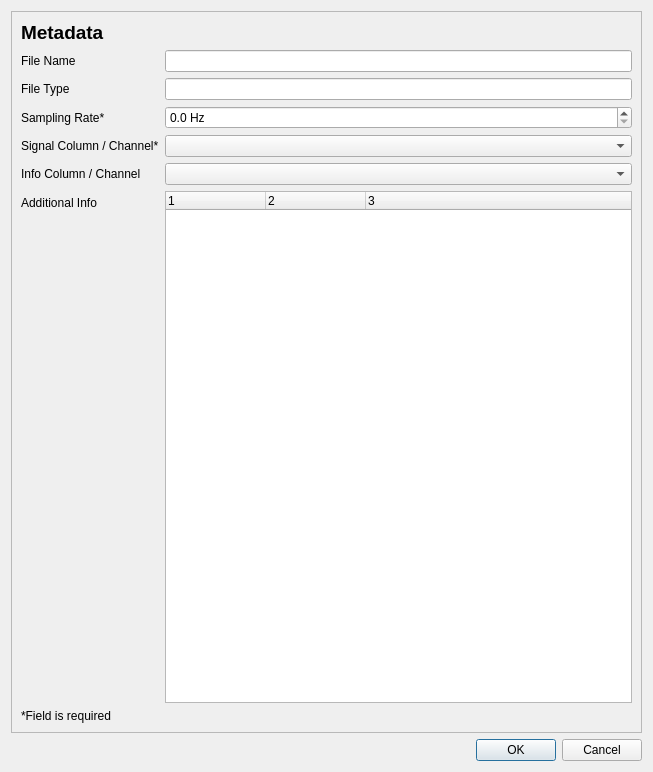
<?xml version="1.0" encoding="UTF-8"?>
<ui version="4.0">
 <class>MetadataDialog</class>
 <widget class="QDialog" name="MetadataDialog">
  <property name="geometry">
   <rect>
    <x>0</x>
    <y>0</y>
    <width>653</width>
    <height>772</height>
   </rect>
  </property>
  <property name="windowTitle">
   <string>Dialog</string>
  </property>
  <layout class="QGridLayout" name="gridLayout">
   <item row="0" column="0">
    <widget class="QScrollArea" name="scrollArea">
     <property name="widgetResizable">
      <bool>true</bool>
     </property>
     <widget class="QWidget" name="scrollAreaWidgetContents">
      <property name="geometry">
       <rect>
        <x>0</x>
        <y>0</y>
        <width>633</width>
        <height>722</height>
       </rect>
      </property>
      <layout class="QVBoxLayout" name="verticalLayout_2">
       <item>
        <layout class="QVBoxLayout" name="verticalLayout">
         <item>
          <widget class="QLabel" name="label">
           <property name="text">
            <string>&lt;html&gt;&lt;head/&gt;&lt;body&gt;&lt;p&gt;&lt;span style=&quot; font-size:14pt; font-weight:700;&quot;&gt;Metadata&lt;/span&gt;&lt;/p&gt;&lt;/body&gt;&lt;/html&gt;</string>
           </property>
          </widget>
         </item>
         <item>
          <layout class="QFormLayout" name="formLayout">
           <item row="0" column="0">
            <widget class="QLabel" name="label_2">
             <property name="text">
              <string>File Name</string>
             </property>
             <property name="buddy">
              <cstring>line_edit_file_name</cstring>
             </property>
            </widget>
           </item>
           <item row="0" column="1">
            <widget class="QLineEdit" name="line_edit_file_name">
             <property name="readOnly">
              <bool>true</bool>
             </property>
            </widget>
           </item>
           <item row="1" column="0">
            <widget class="QLabel" name="label_4">
             <property name="text">
              <string>File Type</string>
             </property>
             <property name="buddy">
              <cstring>line_edit_file_type</cstring>
             </property>
            </widget>
           </item>
           <item row="1" column="1">
            <widget class="QLineEdit" name="line_edit_file_type">
             <property name="readOnly">
              <bool>true</bool>
             </property>
            </widget>
           </item>
           <item row="2" column="0">
            <widget class="QLabel" name="label_3">
             <property name="text">
              <string>Sampling Rate*</string>
             </property>
             <property name="buddy">
              <cstring>dbl_spin_box_sampling_rate</cstring>
             </property>
            </widget>
           </item>
           <item row="2" column="1">
            <widget class="QDoubleSpinBox" name="dbl_spin_box_sampling_rate">
             <property name="suffix">
              <string> Hz</string>
             </property>
             <property name="decimals">
              <number>1</number>
             </property>
             <property name="maximum">
              <double>100000.000000000000000</double>
             </property>
            </widget>
           </item>
           <item row="3" column="0">
            <widget class="QLabel" name="label_5">
             <property name="text">
              <string>Signal Column / Channel*</string>
             </property>
             <property name="buddy">
              <cstring>combo_box_signal_column</cstring>
             </property>
            </widget>
           </item>
           <item row="3" column="1">
            <widget class="QComboBox" name="combo_box_signal_column"/>
           </item>
           <item row="4" column="0">
            <widget class="QLabel" name="label_6">
             <property name="text">
              <string>Info Column / Channel</string>
             </property>
             <property name="buddy">
              <cstring>combo_box_info_column</cstring>
             </property>
            </widget>
           </item>
           <item row="4" column="1">
            <widget class="QComboBox" name="combo_box_info_column">
             <property name="placeholderText">
              <string>None</string>
             </property>
            </widget>
           </item>
           <item row="5" column="0">
            <widget class="QLabel" name="label_7">
             <property name="text">
              <string>Additional Info</string>
             </property>
             <property name="buddy">
              <cstring>data_tree_widget_additional_info</cstring>
             </property>
            </widget>
           </item>
           <item row="5" column="1">
            <widget class="DataTreeWidget" name="data_tree_widget_additional_info">
             <property name="sizeAdjustPolicy">
              <enum>QAbstractScrollArea::AdjustToContentsOnFirstShow</enum>
             </property>
             <property name="editTriggers">
              <set>QAbstractItemView::NoEditTriggers</set>
             </property>
             <property name="showDropIndicator" stdset="0">
              <bool>false</bool>
             </property>
             <property name="columnCount">
              <number>3</number>
             </property>
             <column>
              <property name="text">
               <string notr="true">1</string>
              </property>
             </column>
             <column>
              <property name="text">
               <string notr="true">2</string>
              </property>
             </column>
             <column>
              <property name="text">
               <string notr="true">3</string>
              </property>
             </column>
            </widget>
           </item>
          </layout>
         </item>
         <item>
          <widget class="QLabel" name="label_8">
           <property name="text">
            <string>*Field is required</string>
           </property>
          </widget>
         </item>
        </layout>
       </item>
      </layout>
     </widget>
    </widget>
   </item>
   <item row="1" column="0">
    <widget class="QDialogButtonBox" name="buttonBox">
     <property name="orientation">
      <enum>Qt::Horizontal</enum>
     </property>
     <property name="standardButtons">
      <set>QDialogButtonBox::Cancel|QDialogButtonBox::Ok</set>
     </property>
    </widget>
   </item>
  </layout>
 </widget>
 <customwidgets>
  <customwidget>
   <class>DataTreeWidget</class>
   <extends>QTreeWidget</extends>
   <header>pyqtgraph</header>
  </customwidget>
 </customwidgets>
 <tabstops>
  <tabstop>line_edit_file_name</tabstop>
  <tabstop>line_edit_file_type</tabstop>
  <tabstop>dbl_spin_box_sampling_rate</tabstop>
  <tabstop>combo_box_signal_column</tabstop>
  <tabstop>combo_box_info_column</tabstop>
  <tabstop>data_tree_widget_additional_info</tabstop>
 </tabstops>
 <resources/>
 <connections>
  <connection>
   <sender>buttonBox</sender>
   <signal>accepted()</signal>
   <receiver>MetadataDialog</receiver>
   <slot>accept()</slot>
   <hints>
    <hint type="sourcelabel">
     <x>518</x>
     <y>734</y>
    </hint>
    <hint type="destinationlabel">
     <x>157</x>
     <y>274</y>
    </hint>
   </hints>
  </connection>
  <connection>
   <sender>buttonBox</sender>
   <signal>rejected()</signal>
   <receiver>MetadataDialog</receiver>
   <slot>reject()</slot>
   <hints>
    <hint type="sourcelabel">
     <x>586</x>
     <y>740</y>
    </hint>
    <hint type="destinationlabel">
     <x>286</x>
     <y>274</y>
    </hint>
   </hints>
  </connection>
 </connections>
</ui>
